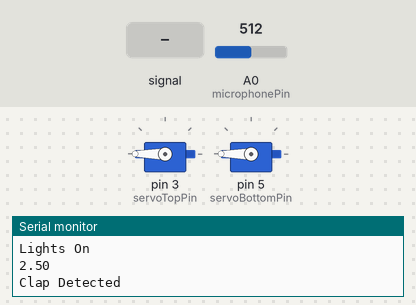
Bench run of a sketch on a simulated Arduino Nano, built with avr-gcc and run on an emulated ATmega328P. On the bench: 2 × servo, the last lines printed to the serial monitor. Inputs (shaded band) come from the test bench; at power-on: A0 (microphonePin) = 512.

Above: at 2.7 s.
2.8 s: A0 (microphonePin) set to 385
8.5 s: A0 (microphonePin) set to 350
At 9.7 s:
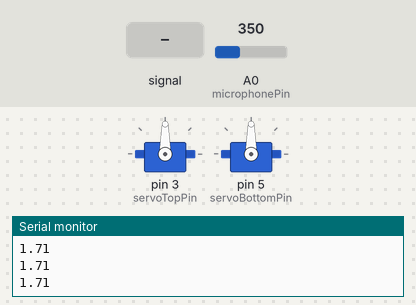
11.1 s: A0 (microphonePin) fed a 1000 Hz sine of ±255 counts around its level
At 11.7 s:
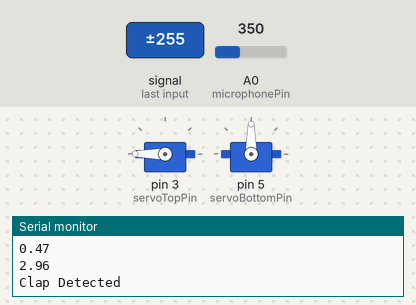
15.9 s: A0 (microphonePin) set to 306
At 16.7 s:
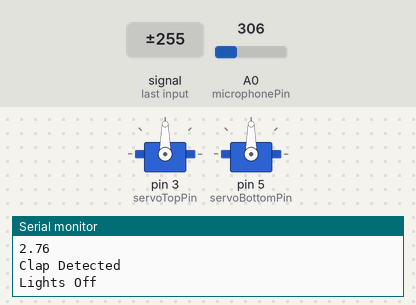
18.5 s: A0 (microphonePin) set to 511
At 19.0 s:
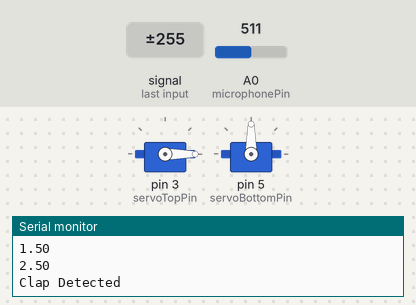
Timing chart, 0 to 24.2 s (numbered marks = the images above; inputs shaded):
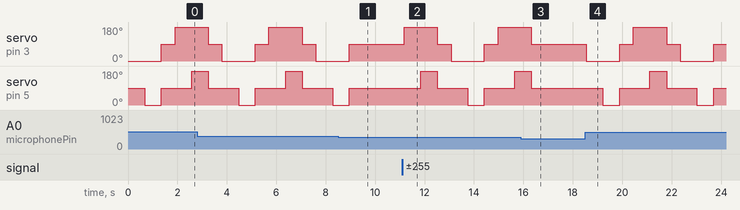

The sketch:

clapDetector.ino
```cpp
/**
 * Clap Activated Lighting Module
 *
 * @author: Cameron Urban
 * @date: 4/5/2017
 *
 * Wiring:
 *
 *    Microcontroller: Arduino Nano
 *
 *    MAX4466 Electret Microphone Amplifier:
 *    GND:GND
 *    VCC:3.3V
 *    OUT:A0
 *
 *    SM-S4303R High Torque Continuous Rotation Servo 1:
 *    GND:GND
 *    VCC:5V
 *    SIGNAL:D3
 *
 *    SM-S4303R High Torque Continuous Rotation Servo 2:
 *    GND:GND
 *    VCC:5V
 *    SIGNAL:D5
 */

#include <Servo.h>

Servo servoTop;
Servo servoBottom;

const int servoTopPin = 3;
const int servoBottomPin = 5;
const int microphonePin = 0;
int servoSpeed = 90;
const int servoMillis = 625;  //Determine experimentally
const double clapVoltage = 1.8;   //Determine experimentally
double microphoneValue = 0;
double microphoneVoltage = 0;
boolean lightOn = false;

void setup() {
  Serial.begin(9600);
  Serial.println("Initializing...");
  servoTop.attach(servoTopPin);
  servoBottom.attach(servoBottomPin);
  servoTop.write(servoSpeed);
  servoBottom.write(servoSpeed);
  Serial.println("Initialized.");
}

void loop() {
  microphoneValue = analogRead(microphonePin);
  microphoneVoltage = microphoneValue * 5.0 / 1023.0;
  Serial.println(microphoneVoltage);

  if(microphoneVoltage > clapVoltage) {
    Serial.println("Clap Detected");
    if(servoSpeed == 0) {
      servoSpeed = 180;
    }

    else {
      servoSpeed = 0;
    }

    servoTop.write(servoSpeed);
    delay(servoMillis);
    delay(50);
    servoBottom.write(servoSpeed);
    delay(servoMillis);
    delay(50);
    servoTop.write(90);
    servoBottom.write(90);
    if(!lightOn) {
      Serial.println("Lights On");
    }
    else {
      Serial.println("Lights Off");
    }

    lightOn = !lightOn;
    delay(500);

  }
  delay(50);
}
```

Measured:
- the behaviour switches between 369 and 368 on A0 (microphonePin) (found by bisection; images 0 and 1)
- after the input at 8.5 s, servo on pin 3 (servoTopPin), servo on pin 5 (servoBottomPin): goes on until 9.0 s, then stays 90°
- after the input at 11.1 s, servo on pin 3 (servoTopPin): 90° → 180° after 0.07 s, → 90° 1.4 s later, → 0° 0.55 s later, → 90° 1.4 s later, … (5 changes in this stretch); servo on pin 5 (servoBottomPin): 90° → 180° after 0.75 s, → 90° 0.68 s later, → 0° 1.2 s later, → 90° 0.68 s later, … (5 changes in this stretch)
- after the input at 15.9 s, servo on pin 3 (servoTopPin), servo on pin 5 (servoBottomPin): goes on until 16.3 s, then stays 90°
- after the input at 18.5 s, servo on pin 3 (servoTopPin): 90° → 0° at once, → 90° 1.4 s later, → 180° 0.55 s later, → 90° 1.4 s later, … (6 changes in this stretch); servo on pin 5 (servoBottomPin): 90° → 0° after 0.72 s, → 90° 0.68 s later, → 180° 1.2 s later, → 90° 0.68 s later, … (6 changes in this stretch)
